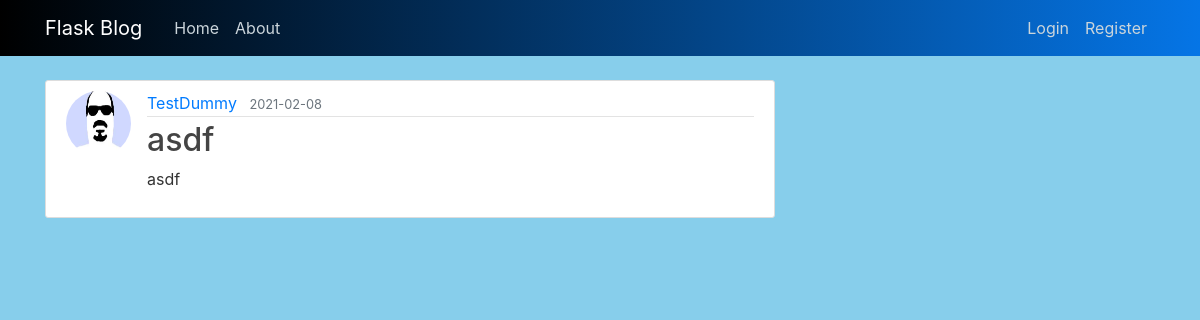
Screenshot of /post/2 with the database file from the repository.
### flaskblog/models.py (models this page shows, shortened)
class User(db.Model, UserMixin):
    id = db.Column(db.Integer, primary_key=True)
    username = db.Column(db.String(20), unique=True, nullable=False)
    email = db.Column(db.String(120), unique=True, nullable=False)
    image_file = db.Column(db.String(20), nullable=False, default='default.jpg')
    password = db.Column(db.String(60), nullable=False)
    posts = db.relationship('Post', backref='author', lazy=True)

class Post(db.Model):
    __tablename__ = 'post'
    __searchable__ = ['date_posted', 'tags']
    id = db.Column(db.Integer, primary_key=True)
    title = db.Column(db.String(100), nullable=False)
    date_posted = db.Column(db.DateTime, nullable=False, default=datetime.utcnow)
    content = db.Column(db.Text, nullable=False)
    tags = db.Column(db.String, nullable=True)
    user_id = db.Column(db.Integer, db.ForeignKey('user.id'), nullable=False)

### flaskblog/routes.py (the view)
@app.route("/post/<int:post_id>")
def post(post_id):
    post = Post.query.get_or_404(post_id)
    return render_template('post.html', title=post.title, post=post)

### flaskblog/templates/post.html (shortened to what this page needs)
{% extends "layout.html" %}
{% block content %}
  <article class="media content-section">
    <img class="rounded-circle article-img" src="{{ url_for('static', filename='profile_pics/' + post.author.image_file) }}">
    <div class="media-body">
      <div class="article-metadata">
        <a class="mr-2" href="{{ url_for('user_posts', username=post.author.username) }}">{{ post.author.username }}</a>
        <small class="text-muted">{{ post.date_posted.strftime('%Y-%m-%d') }}</small>
      </div>
      <h2 class="article-title">{{ post.title }}</h2>
      <p class="article-content">{{ post.content }}</p>
    </div>
  </article>
{% endblock content %}

### flaskblog/static/main.css (style rules this page uses)
body { background: #87CEEB; color: #333333; margin-top: 5rem; }
h1, h2, h3, h4, h5, h6 { color: #444444; }
.content-section { background: #ffffff; padding: 10px 20px; border: 1px solid #dddddd; border-radius: 3px; margin-bottom: 20px; }
.article-title { color: #444444; }
.article-content { white-space: pre-line; }
.article-img { height: 65px; width: 65px; margin-right: 16px; }
.article-metadata { padding-bottom: 1px; margin-bottom: 4px; border-bottom: 1px solid #e3e3e3 }

### rows the page displays
User: image_file (placeholder picture), author.username "TestDummy"
Post: date_posted "2021-02-08", title "asdf", content "asdf"
